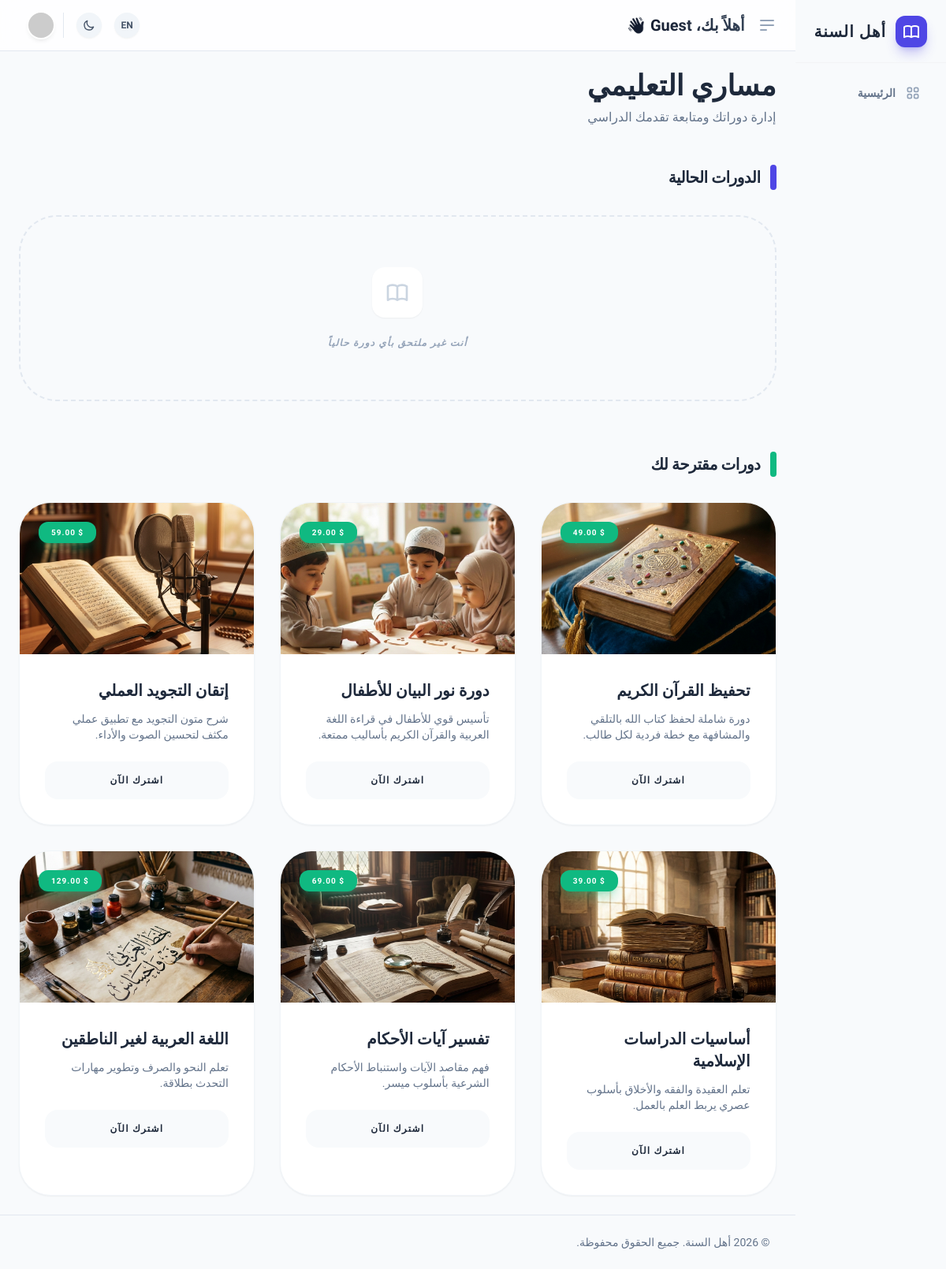
The app's page /dashboard/student/learning.php with its own data.
### tables this page shows
CREATE TABLE courses (
            id INTEGER PRIMARY KEY AUTOINCREMENT,
            title TEXT NOT NULL,
            description TEXT,
            teacher_id INTEGER,
            price DECIMAL(10,2) DEFAULT 0,
            status TEXT DEFAULT 'active',
            created_at DATETIME DEFAULT CURRENT_TIMESTAMP, image TEXT, category TEXT, badge TEXT, features TEXT, duration TEXT,
            FOREIGN KEY (teacher_id) REFERENCES users(id)
        );

### dashboard/student/learning.php (the view, shortened to what this page needs)
<?php
require '../includes/header.php';
require '../db.php';
$user_id = $_SESSION['user_id'] ?? 0;
$stmt = $pdo->prepare("
    SELECT c.*
    FROM courses c
    JOIN enrollments e ON c.id = e.course_id
    WHERE e.user_id = ?
");
$stmt->execute([$user_id]);
$enrolled_courses = $stmt->fetchAll();
$stmt = $pdo->prepare("
    SELECT * FROM courses
    WHERE id NOT IN (SELECT course_id FROM enrollments WHERE user_id = ?)
");
$stmt->execute([$user_id]);
$available_courses = $stmt->fetchAll();
?>
<div class="mb-12">
    <h2 class="text-4xl font-black text-slate-800 dark:text-white mb-2">
        <?php echo t('مساري التعليمي', 'My Learning Path'); ?>
    </h2>
    <p class="text-slate-500 font-medium">
        <?php echo t('إدارة دوراتك ومتابعة تقدمك الدراسي', 'Manage your courses and track your academic progress'); ?>
    </p>
</div>
<section class="mb-16">
    <div class="flex items-center gap-3 mb-8">
        <div class="w-2 h-8 bg-indigo-600 rounded-full"></div>
        <h3 class="text-xl font-black text-slate-800 dark:text-gray-200 uppercase tracking-tight">
            <?php echo t('الدورات الحالية', 'Current Courses'); ?>
        </h3>
    </div>
    <div class="grid grid-cols-1 md:grid-cols-2 lg:grid-cols-3 gap-8">
        <?php if (empty($enrolled_courses)): ?>
            <div
                class="col-span-full py-16 bg-slate-50 dark:bg-slate-850 rounded-[3rem] border-2 border-dashed border-slate-200 dark:border-slate-800 text-center">
                <div
                    class="w-16 h-16 bg-white dark:bg-slate-900 rounded-2xl flex items-center justify-center mx-auto mb-6 shadow-sm">
                </div>
                <p class="text-slate-400 font-black uppercase tracking-widest text-xs italic">
                    <?php echo t('أنت غير ملتحق بأي دورة حالياً', 'You are not enrolled in any courses yet'); ?>
                </p>
            </div>
        <?php endif; ?>
    </div>
</section>
<section>
    <div class="flex items-center gap-3 mb-8">
        <div class="w-2 h-8 bg-emerald-500 rounded-full"></div>
        <h3 class="text-xl font-black text-slate-800 dark:text-gray-200 uppercase tracking-tight">
            <?php echo t('دورات مقترحة لك', 'Recommended Courses'); ?>
        </h3>
    </div>
    <div
        class="grid grid-cols-1 md:grid-cols-2 lg:grid-cols-3 gap-8 text-right <?php echo ($lang == 'ar') ? 'rtl' : 'ltr'; ?>">
        <?php foreach ($available_courses as $course): ?>
            <div
                class="bg-white dark:bg-slate-900 rounded-[2.5rem] border border-slate-100 dark:border-slate-800 shadow-sm overflow-hidden group">
                <div class="h-48 bg-slate-100 dark:bg-slate-800 relative overflow-hidden">
                    <img src="<?php echo htmlspecialchars($course['image'] ?? 'https://images.unsplash.com/photo-1541339907198-e08756ebafe3?q=80&w=600&auto=format&fit=crop'); ?>"
                        class="w-full h-full object-cover group-hover:scale-110 transition-transform duration-500">
                    <div class="absolute top-6 <?php echo ($lang == 'ar' ? 'left-6' : 'right-6'); ?>">
                        <span
                            class="px-4 py-2 bg-emerald-500 text-white rounded-xl text-[10px] font-black uppercase tracking-widest shadow-lg shadow-emerald-500/30">
                            $
                            <?php
                            $clean_price = preg_replace('/[^0-9.]/', '', $course['price']);
                            echo number_format((float) $clean_price, 2);
                            ?>
                        </span>
                    </div>
                </div>
                <div class="p-8">
                    <h4 class="text-xl font-black text-slate-800 dark:text-white mb-3">
                        <?php echo htmlspecialchars($course['title']); ?>
                    </h4>
                    <p class="text-slate-500 text-sm line-clamp-2 mb-6 font-medium">
                        <?php echo htmlspecialchars($course['description']); ?>
                    </p>
                    <button
                        class="w-full py-4 bg-slate-50 dark:bg-slate-800 text-slate-800 dark:text-white rounded-2xl font-black text-xs uppercase tracking-widest hover:bg-emerald-500 hover:text-white transition-all">
                        <?php echo t('اشترك الآن', 'Enroll Now'); ?>
                    </button>
                </div>
            </div>
        <?php endforeach; ?>
    </div>
</section>
<?php require '../includes/footer.php'; ?>

### records on screen
courses: image (picture), price "49.00", title "تحفيظ القرآن الكريم", description "دورة شاملة لحفظ كتاب الله بالتلقي والمشافهة مع خطة فردية لكل طالب."
courses: image (picture), price "29.00", title "دورة نور البيان للأطفال", description "تأسيس قوي للأطفال في قراءة اللغة العربية والقرآن الكريم بأساليب ممتعة."
courses: image (picture), price "59.00", title "إتقان التجويد العملي", description "شرح متون التجويد مع تطبيق عملي مكثف لتحسين الصوت والأداء."
courses: image (picture), price "39.00", title "أساسيات الدراسات الإسلامية", description "تعلم العقيدة والفقه والأخلاق بأسلوب عصري يربط العلم بالعمل."
courses: image (picture), price "69.00", title "تفسير آيات الأحكام", description "فهم مقاصد الآيات واستنباط الأحكام الشرعية بأسلوب ميسر."
courses: image (picture), price "129.00", title "اللغة العربية لغير الناطقين", description "تعلم النحو والصرف وتطوير مهارات التحدث بطلاقة."

### other values on screen
t('أهل السنة', 'ELSONA') "أهل السنة"
$item['label'] "الرئيسية"
t('مساري التعليمي', 'My Learning Path') "مساري التعليمي"
t('الدورات الحالية', 'Current Courses') "الدورات الحالية"
t('دورات مقترحة لك', 'Recommended Courses') "دورات مقترحة لك"
t('جميع الحقوق محفوظة.', 'All rights reserved.') "جميع الحقوق محفوظة."
